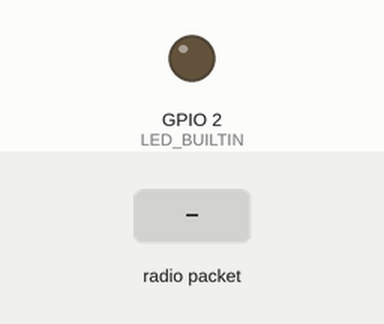
Simulated run of this sketch. Board: ESP32. On the bench: output pins drawn as LEDs (lit = HIGH). Dashed ring = blinking. Inputs (shaded band) come from the test bench. WiFi joins after 1.5 s; servers stay silent unless stated; the local clock reads 2024-03-15 10:24:30 at power-on unless the sketch sets it; no radio packets arrive unless stated; what the sketch prints to the serial monitor is not drawn.

Above: at 0.1 s.
At 2.7 s:
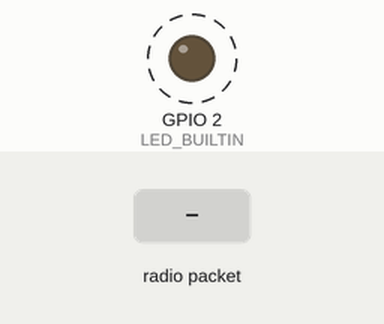
2.8 s: radio packet "1" arrives
Timing chart, 0 to 11.0 s (numbered marks = the images above; inputs shaded):
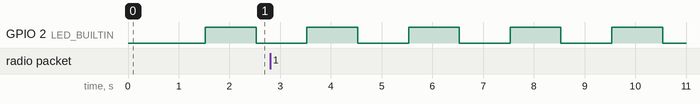

The sketch:

esp32_final.ino
```cpp
#include <SPI.h>
#include <LoRa.h>
#include <WiFi.h>
#include <WebServer.h>
#include <ArduinoJson.h>
#include <time.h>

String fallLog = "";  // ✅ Add this to declare the log variable

// Replace with your WiFi credentials
const char* ssid = "Redmi Note 12";         // <-- Change this
const char* password = "00000001"; // <-- Change this

// ======== LoRa Pins ========
#define SCK     5
#define MISO    19
#define MOSI    27
#define SS      18
#define RST     14
#define DIO0    26
#define LED_BUILTIN 2

WebServer server(80);

String latestData = "{}";
String warningLog = "";

void setupWiFi() {
  WiFi.begin(ssid, password);
  Serial.print("Connecting to WiFi");
  while (WiFi.status() != WL_CONNECTED) {
    delay(500);
    Serial.print(".");
  }
  Serial.println("\nWiFi connected. IP: " + WiFi.localIP().toString());
}

void setupTime() {
  configTime(0, 0, "pool.ntp.org", "time.nist.gov");
  Serial.print("Waiting for time sync");
  while (time(nullptr) < 100000) {
    delay(500);
    Serial.print(".");
  }
  Serial.println("\nTime synchronized.");
}

String getTimestamp() {
  time_t now = time(nullptr);
  struct tm* timeinfo = localtime(&now);
  char buffer[30];
  strftime(buffer, sizeof(buffer), "%Y-%m-%d %H:%M:%S", timeinfo);
  return String(buffer);
}
void setupWebServer() {
  server.on("/", HTTP_GET, []() {
    server.send(200, "text/html", generateHTML());
  });

  server.on("/data", HTTP_GET, []() {
    server.send(200, "application/json", latestData);
  });

  server.on("/log", HTTP_GET, []() {
    server.send(200, "text/plain", warningLog);
  });

  server.begin();
  Serial.println("HTTP server started");
}


void setup() {
  Serial.begin(115200);
  while (!Serial) delay(100);

  pinMode(LED_BUILTIN, OUTPUT);
  setupWiFi();
  setupTime();

  SPI.begin(SCK, MISO, MOSI, SS);
  LoRa.setPins(SS, RST, DIO0);
  if (!LoRa.begin(433E6)) {
    Serial.println("LoRa init failed.");
    while (true) delay(1000);
  }

  LoRa.setSpreadingFactor(7);
  LoRa.setSignalBandwidth(125E3);
  LoRa.setCodingRate4(5);
  LoRa.setPreambleLength(9);
  LoRa.setSyncWord(0x34);

  setupWebServer();
}

void loop() {
  server.handleClient();

  int packetSize = LoRa.parsePacket();
  if (packetSize) {
    String receivedData;
    while (LoRa.available()) {
      receivedData += (char)LoRa.read();
    }

    DynamicJsonDocument doc(256);
    if (deserializeJson(doc, receivedData) == DeserializationError::Ok) {
      bool fall = doc["fall"];
      float co = doc["co"];
      float acc = doc["acc"];
      int rssi = LoRa.packetRssi();

      DynamicJsonDocument jsonOut(256);
      jsonOut["fall"] = fall;
      jsonOut["co"] = co;
      jsonOut["acc"] = acc;
      jsonOut["rssi"] = rssi;
      jsonOut["time"] = getTimestamp();
      serializeJson(jsonOut, latestData);

      if (fall) {
  // Generate timestamp
  unsigned long seconds = millis() / 1000;
  unsigned long mins = seconds / 60;
  unsigned long hrs = mins / 60;

  String timeStamp = "[" + String(hrs % 24) + ":" + String(mins % 60) + ":" + String(seconds % 60) + "]";

  // Add fall log entry to HTML
  fallLog += "<tr><td>" + timeStamp + "</td><td>Fall detected!</td></tr>";
}


      Serial.println(latestData);
    }
  }

  static unsigned long lastBlink = 0;
  if (millis() - lastBlink > 1000) {
    lastBlink = millis();
    digitalWrite(LED_BUILTIN, !digitalRead(LED_BUILTIN));
  }
}
String generateHTML() {
  String html = R"rawliteral(
  <!DOCTYPE html>
  <html>
  <head>
    <meta charset="UTF-8">
    <meta name="viewport" content="width=device-width, initial-scale=1">
    <title>Smart Vest Dashboard</title>
    <style>
      body {
        font-family: 'Segoe UI', Tahoma, Geneva, Verdana, sans-serif;
        background-color: #f0f2f5;
        color: #333;
        text-align: center;
        margin: 0;
        padding: 20px;
      }
      h1 {
        color: #007BFF;
      }
      .card {
        background-color: white;
        border-radius: 10px;
        box-shadow: 0 4px 8px rgba(0,0,0,0.1);
        padding: 20px;
        margin: 20px auto;
        max-width: 500px;
      }
      .data {
        font-size: 1.5em;
        margin: 10px 0;
      }
      #fall {
        font-weight: bold;
      }
      table {
        margin: 20px auto;
        border-collapse: collapse;
        width: 90%;
        max-width: 600px;
      }
      th, td {
        border: 1px solid #ccc;
        padding: 8px 12px;
        text-align: center;
      }
      th {
        background-color: #007BFF;
        color: white;
      }
      tr:nth-child(even) {
        background-color: #f9f9f9;
      }
    </style>
  </head>
  <body>
    <h1>Smart Vest Monitoring</h1>

    <div class="card">
      <div class="data"><strong>Fall:</strong> <span id="fall">Loading...</span></div>
      <div class="data"><strong>CO Level:</strong> <span id="co">Loading...</span></div>
      <div class="data"><strong>Acceleration:</strong> <span id="acc">Loading...</span></div>
      <div class="data"><strong>Signal Strength (RSSI):</strong> <span id="rssi">Loading...</span></div>
    </div>

    <h2>Warning Log</h2>
    <table id="logTable">
      <tr><th>Time</th><th>Event</th></tr>
    </table>

    <script>
      function updateDashboard() {
        fetch('/data')
          .then(res => res.json())
          .then(data => {
            document.getElementById('fall').textContent = data.fall ? "FALL DETECTED!" : "No fall";
            document.getElementById('fall').style.color = data.fall ? "red" : "lime";
            document.getElementById('co').textContent = data.co + " ppm";
            document.getElementById('acc').textContent = data.acc + " mg";
            document.getElementById('rssi').textContent = data.rssi + " dBm";
          });

        fetch('/log')
          .then(res => res.text())
          .then(rows => {
            document.getElementById('logTable').innerHTML = "<tr><th>Time</th><th>Event</th></tr>" + rows;
          });
      }

      setInterval(updateDashboard, 2000);
      window.onload = updateDashboard;
    </script>
  </body>
  </html>
  )rawliteral";
  return html;
}
```

Measured:
- by itself, GPIO 2 (LED_BUILTIN): alternates HIGH for 1.0 s and LOW for 1.0 s
